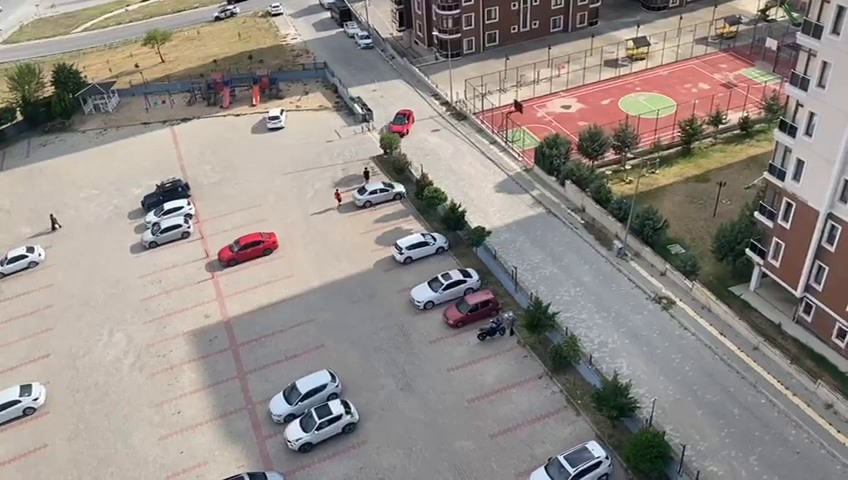
#> input picture frame 35 of otopark/files/otopark-short.mp4, 848 x 480 px, given in place of otopark.mp4, which was not available
$ python mask.py
#> lines starting #> are read from the running program, lines starting #| are printed output that depends on the picture; after the words box and inside, x2 and y2 are one past the last pixel; in counts of white or black regions, pixels touching at a corner belong together; pictures that were not available may be replaced by others from this repository, and a replacement may not be noted
import cv2
import numpy as np

# Renk aralığı tanımları
lower_red = np.array([0, 50, 50])
upper_red = np.array([10, 255, 255])
lower_red_alt = np.array([170, 50, 50])
upper_red_alt = np.array([180, 255, 255])
# Video akışını başlat
cap = cv2.VideoCapture(r'files/otopark.mp4')

while True:
    ret, frame = cap.read()
#> frame is the input picture: shape (480, 848, 3); mean B, G, R 133.8, 139.3, 146.7
    if not ret:
        break

    # Görüntüyü HSV renk alanına dönüştür
    hsv = cv2.cvtColor(frame, cv2.COLOR_BGR2HSV)
#> hsv: shape (480, 848, 3); mean H, S, V 57.5, 35.8, 149.9

    # Kırmızı renkler için maske oluştur
    mask1 = cv2.inRange(hsv, lower_red, upper_red)
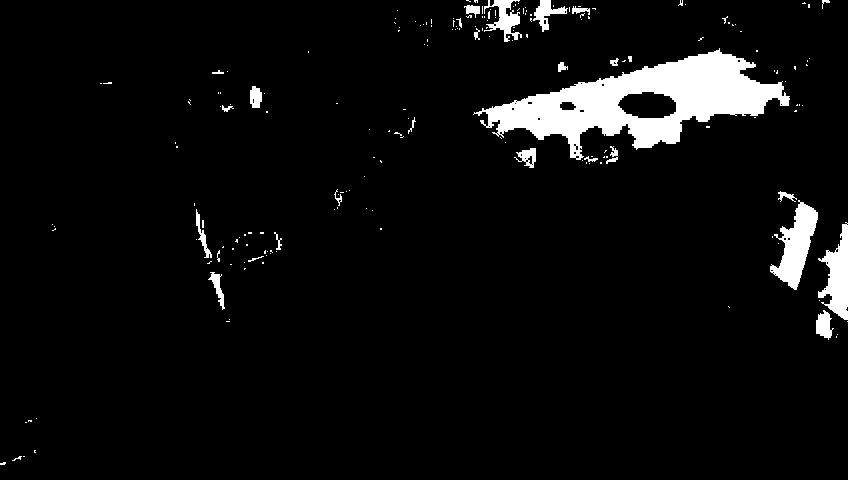
#> mask1: shape (480, 848); 5.3% white; 195 white regions (166 under 20 px), largest, box (x1, y1, x2, y2) and area: (473, 48, 790, 160) 14032, (770, 200, 818, 290) 2011, (818, 222, 848, 320) 1571
    mask2 = cv2.inRange(hsv, lower_red_alt, upper_red_alt)
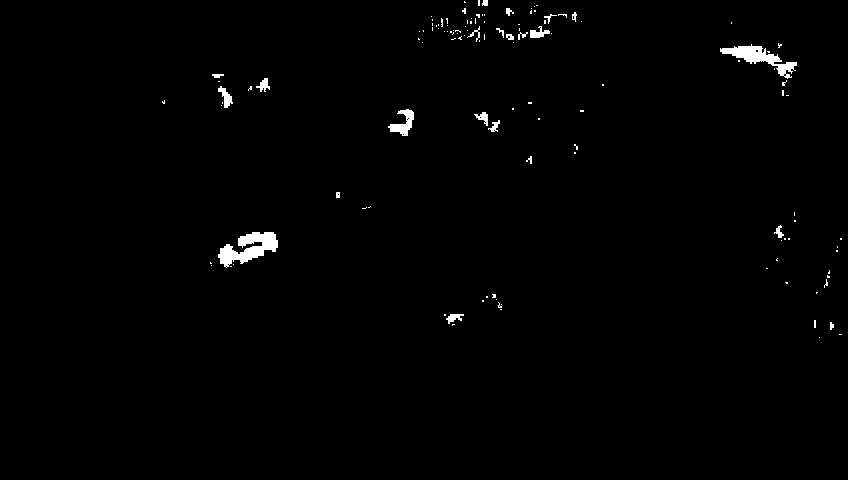
#> mask2: shape (480, 848); 0.94% white; 126 white regions (104 under 20 px), largest, box (x1, y1, x2, y2) and area: (218, 232, 278, 268) 1087, (720, 44, 797, 79) 854, (388, 109, 414, 136) 330
    mask = mask1 | mask2
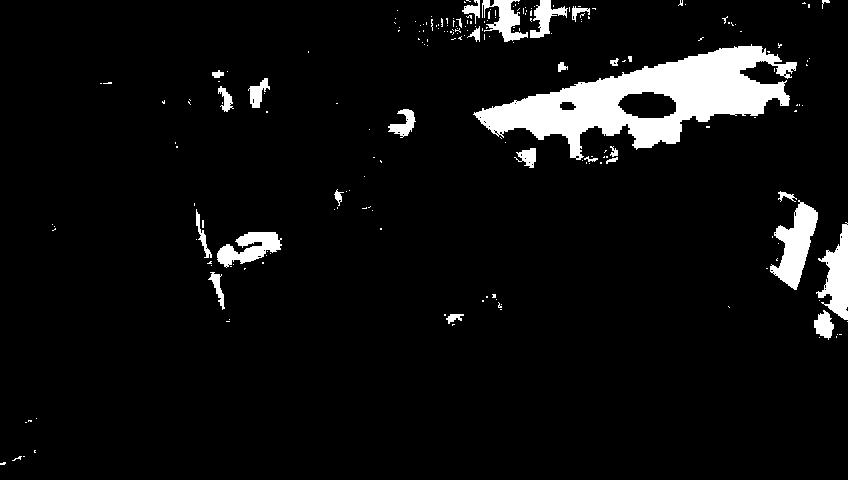
#> mask: shape (480, 848); 6.2% white; 212 white regions (184 under 20 px), largest, box (x1, y1, x2, y2) and area: (473, 44, 797, 160) 15139, (770, 200, 818, 290) 2093, (816, 222, 848, 320) 1612

    # Maskeyi uygula
    result = cv2.bitwise_and(frame, frame, mask=mask)
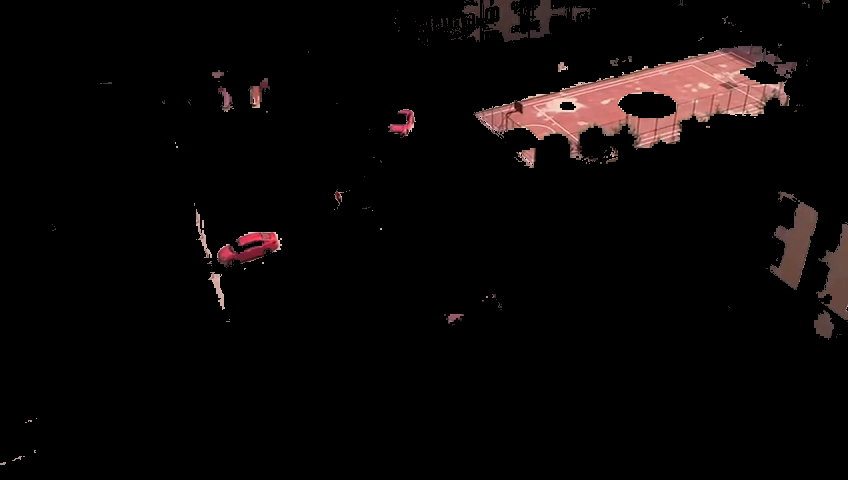
#> result: shape (480, 848, 3); mean B, G, R 6.2, 6.5, 9.9

    cv2.imshow("Original Frame", frame)
    cv2.imshow("Masked Frame", result)

    key = cv2.waitKey(5) & 0xFF
#> (key q is pressed here)
    if key == ord('q'):
        break

cap.release()
cv2.destroyAllWindows()

$ run again, starting later in the video
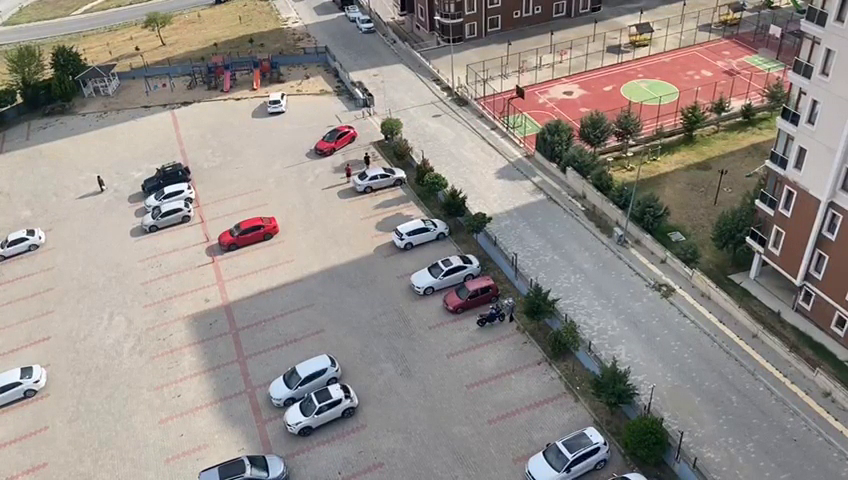
#> input picture frame 159 of otopark/files/otopark-short.mp4, 848 x 480 px, given in place of otopark.mp4, which was not available
#> frame is the input picture: shape (480, 848, 3); mean B, G, R 134.4, 139.8, 146.8
#> hsv: shape (480, 848, 3); mean H, S, V 57.3, 36.5, 150.4
#> `mask1 = cv2.inRange(hsv, lower_red, upper_red)`:
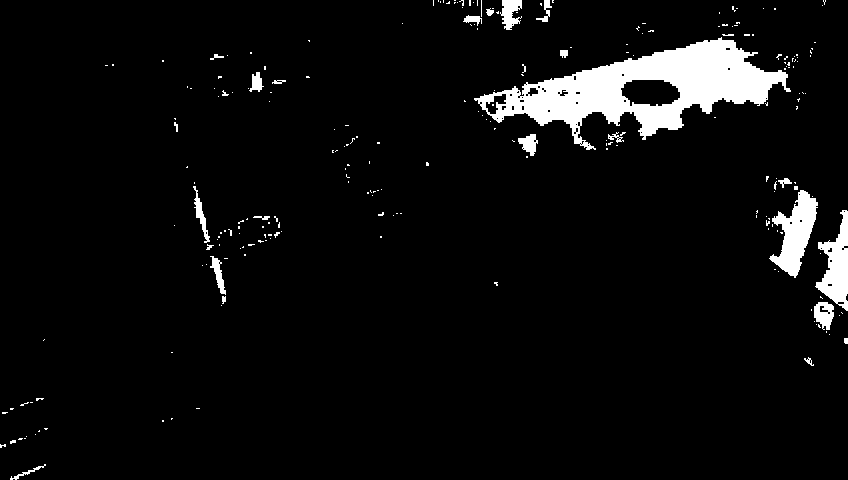
#> mask1: shape (480, 848); 5.1% white; 237 white regions (211 under 20 px), largest, box (x1, y1, x2, y2) and area: (474, 37, 791, 150) 13579, (769, 190, 818, 278) 2079, (815, 210, 848, 311) 1694
#> mask2: shape (480, 848); 0.91% white; 103 white regions (85 under 20 px), largest, box (x1, y1, x2, y2) and area: (218, 216, 280, 248) 969, (722, 32, 801, 66) 888, (314, 126, 358, 156) 550
#> mask: shape (480, 848); 6% white; 213 white regions (184 under 20 px), largest, box (x1, y1, x2, y2) and area: (474, 32, 801, 150) 15002, (769, 178, 818, 278) 2218, (815, 210, 848, 311) 1698
#> `result = cv2.bitwise_and(frame, frame, mask=mask)`:
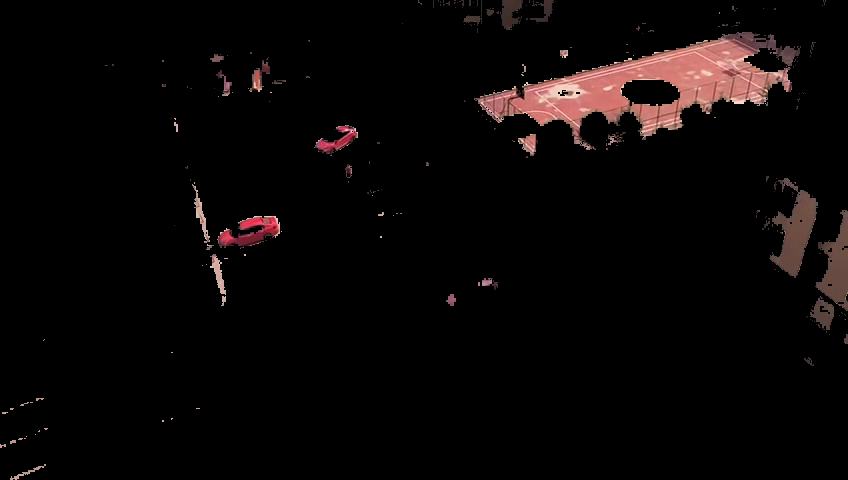
#> result: shape (480, 848, 3); mean B, G, R 6.2, 6.5, 9.9

$ run again, starting later in the video
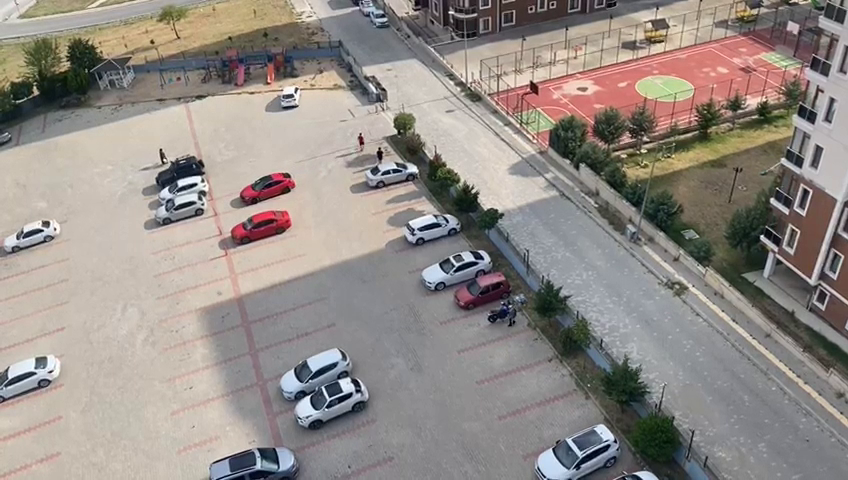
#> input picture frame 283 of otopark/files/otopark-short.mp4, 848 x 480 px, given in place of otopark.mp4, which was not available
#> frame is the input picture: shape (480, 848, 3); mean B, G, R 134.9, 140.2, 147.4
#> hsv: shape (480, 848, 3); mean H, S, V 57.6, 36, 150.9
#> `mask1 = cv2.inRange(hsv, lower_red, upper_red)`:
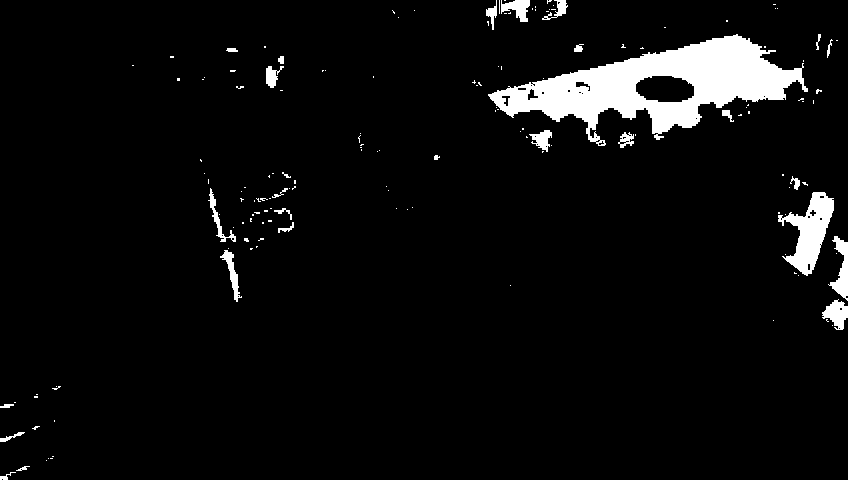
#> mask1: shape (480, 848); 5.1% white; 155 white regions (127 under 20 px), largest, box (x1, y1, x2, y2) and area: (488, 34, 808, 146) 14296, (778, 192, 834, 276) 2149, (828, 236, 848, 301) 585
#> mask2: shape (480, 848); 0.94% white; 70 white regions (49 under 20 px), largest, box (x1, y1, x2, y2) and area: (232, 210, 292, 244) 1055, (738, 28, 798, 52) 813, (240, 172, 296, 204) 682
#> mask: shape (480, 848); 6% white; 141 white regions (112 under 20 px), largest, box (x1, y1, x2, y2) and area: (488, 28, 810, 146) 15328, (778, 187, 834, 278) 2220, (208, 188, 294, 244) 1534
#> `result = cv2.bitwise_and(frame, frame, mask=mask)`:
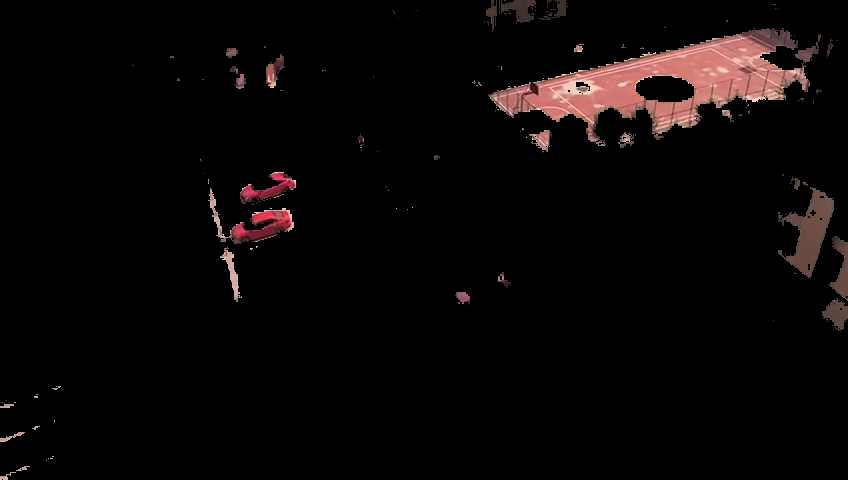
#> result: shape (480, 848, 3); mean B, G, R 6.2, 6.5, 10
